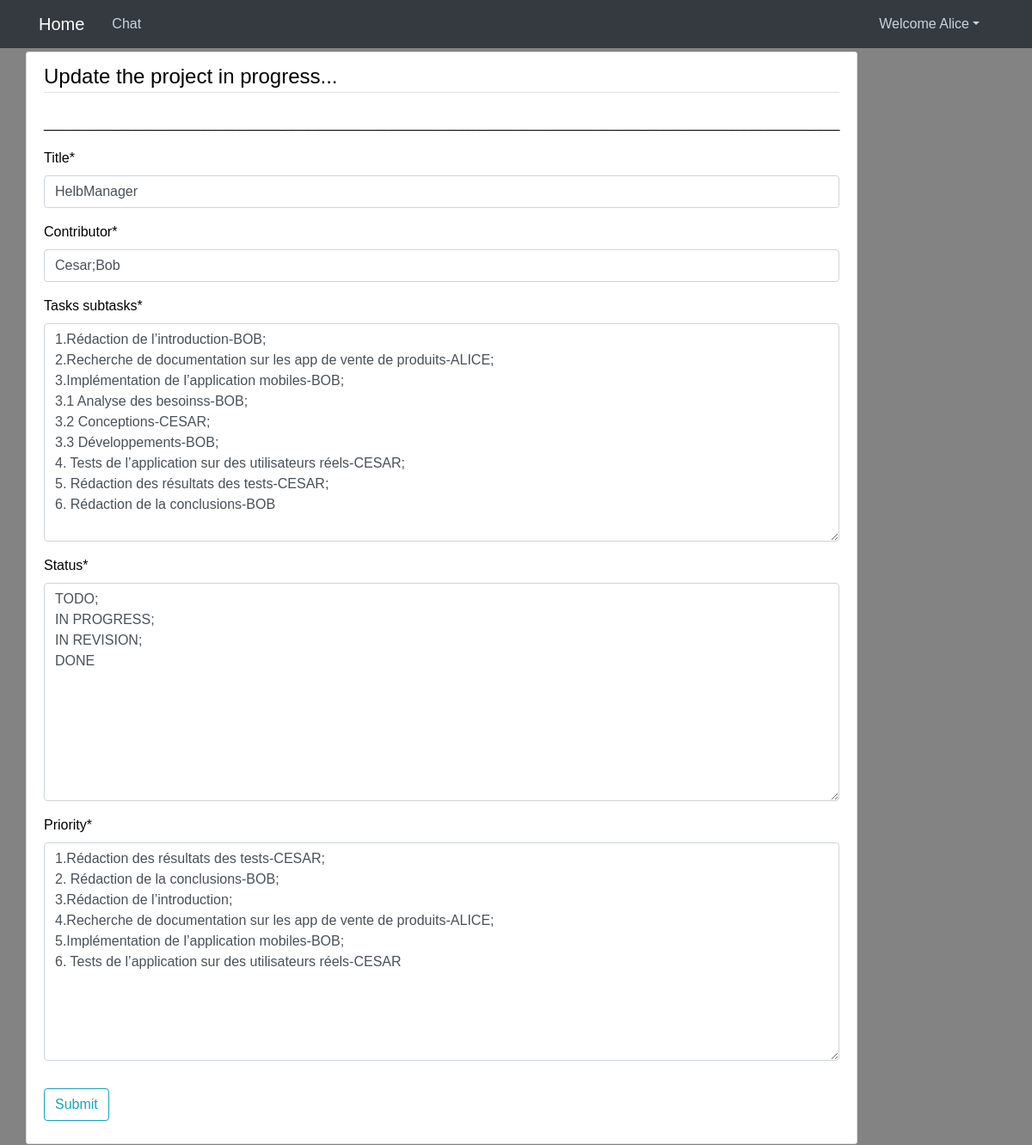
/post/1/update (signed in), run on an earlier commit of the app's database.
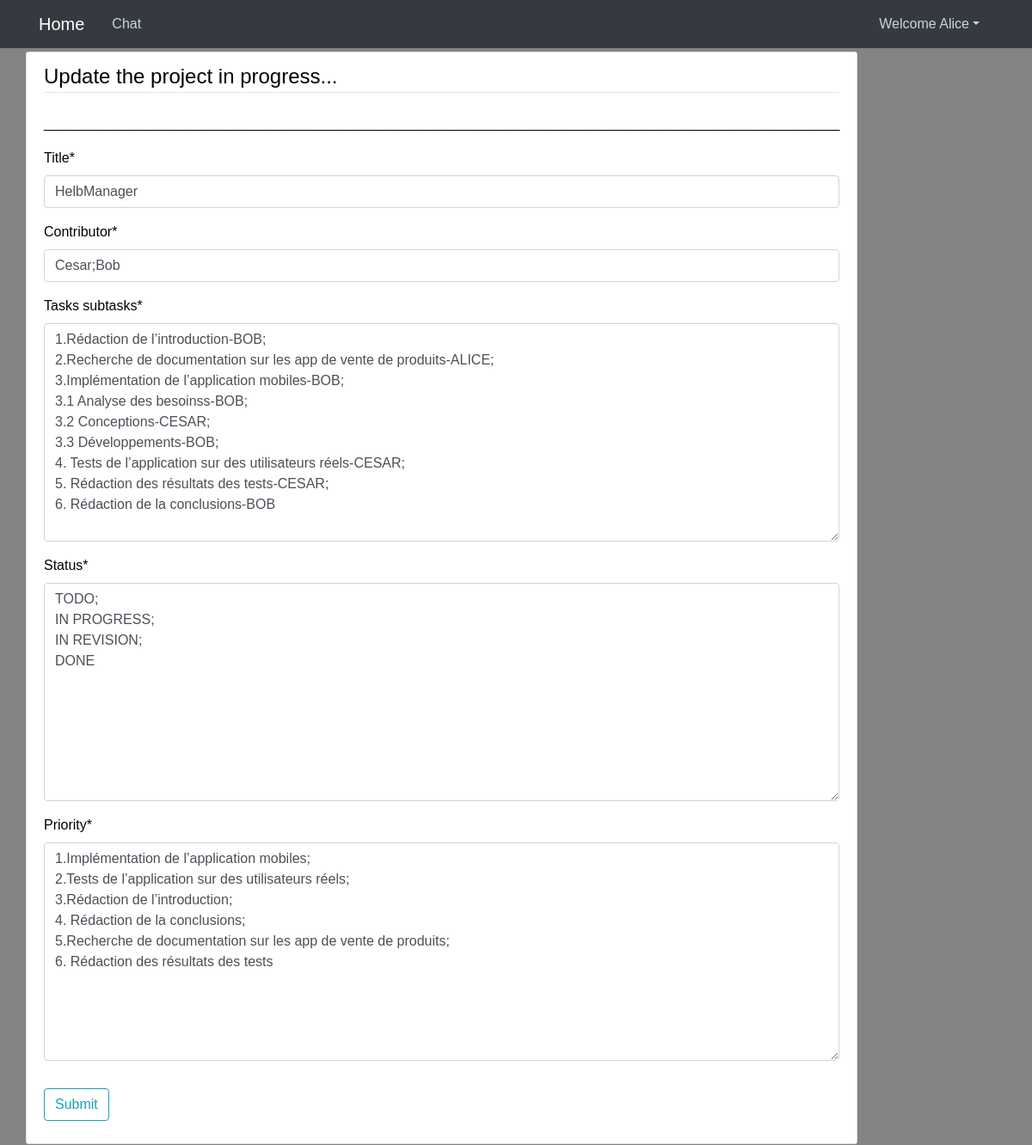
And on a later commit of the database.
### blog/models.py (models this page shows, shortened)
class Post(models.Model):
    date_posted = models.DateTimeField(default=timezone.now)
    author = models.ForeignKey(User, on_delete=models.CASCADE)
    title = models.CharField(max_length=100)
    contributor = models.CharField(max_length=100)
    status = models.TextField()
    tasks_subtasks =  models.TextField()
    priority =  models.TextField()
    class Meta:
        ordering = ['contributor']

### blog/views.py (the view, shortened to what this page needs)
# urls.py: path('post/<int:pk>/update', PostUpdateView.as_view(), name='post-update'),
class PostUpdateView(LoginRequiredMixin, UserPassesTestMixin, UpdateView):
    model = Post
    fields =['title','contributor','tasks_subtasks','status','priority']
    def test_func(self):
        post = self.get_object()
        return True

### blog/templates/Blog/post_form.html (shortened to what this page needs)
{% extends "blog/base.html" %}
{% load crispy_forms_tags %}
{% block content %}
<div class="content-section">
   <form method="POST">
   <fieldset class="form-group">
      {% if object.author == user %}
      <legend class="border-bottom mb-4"> Update the project in progress...</legend>
      {% else %}
      <legend class="border-bottom mb-4"> New project in progress...</legend>
      {% endif %}
      <p>________________________________________________________________________________________________________</p>
     {{ form|crispy }}
   </fieldset>
   <div class="form-group">
      <button class="btn btn-outline-info" onclick="afficherMessage()" type="submit"> Submit</button>
   </div>
</form>
</div>
{% endblock %}

What changed in the data, as far as the page shows it:
changed Post "HelbManager": priority "1.Rédaction des résultats des tests-CESAR; 2. Rédaction de la conclusions-BOB; 3.Rédaction de l’introduction; 4.Recherche de documentation sur les app de vente de produits-ALICE; 5.Implémentation de l’application mobiles-BOB; 6. Tests de l’application sur des utilisateurs réels-CESAR" → "1.Implémentation de l’application mobiles; 2.Tests de l’application sur des utilisateurs réels; 3.Rédaction de l’introduction; 4. Rédaction de la conclusions; 5.Recherche de documentation sur les app de vente de produits; 6. Rédaction des résultats des tests"
